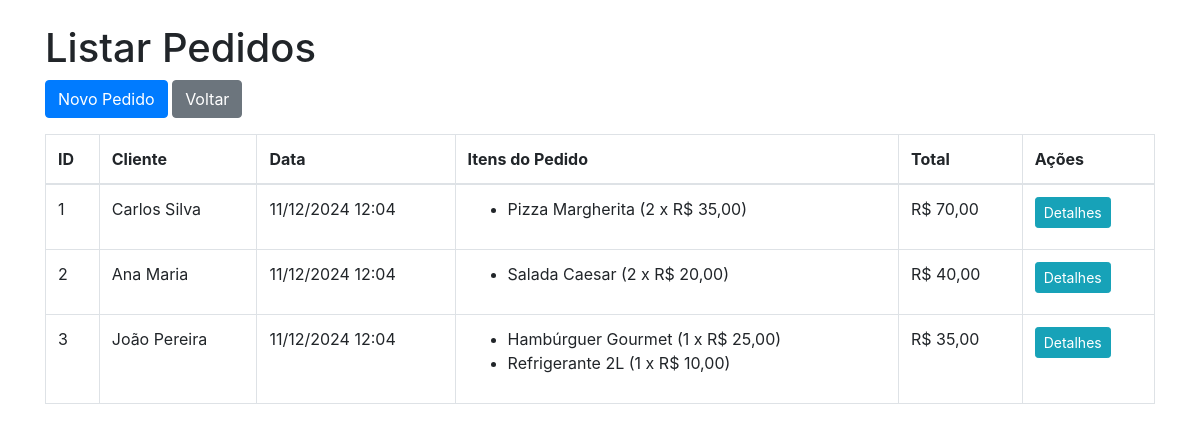
The page /pedidos/listar.php on the database its author committed.
### tables this page shows
CREATE TABLE `pedidos` (
  `id_pedido` int(11) NOT NULL,
  `id_cliente` int(11) NOT NULL,
  `data_pedido` timestamp NOT NULL DEFAULT current_timestamp(),
  `total` decimal(10,2) NOT NULL
);

CREATE TABLE `clientes` (
  `id_cliente` int(11) NOT NULL,
  `nome` varchar(100) NOT NULL,
  `email` varchar(100) NOT NULL,
  `telefone` varchar(15) NOT NULL,
  `cep` varchar(10) NOT NULL,
  `endereco` varchar(255) NOT NULL,
  `bairro` varchar(50) NOT NULL,
  `cidade` varchar(50) NOT NULL,
  `estado` varchar(2) NOT NULL,
  `data_cadastro` timestamp NOT NULL DEFAULT current_timestamp()
);

CREATE TABLE `itens_pedido` (
  `id_item` int(11) NOT NULL,
  `id_pedido` int(11) NOT NULL,
  `id_produto` int(11) NOT NULL,
  `quantidade` int(11) NOT NULL,
  `preco_unitario` decimal(10,2) NOT NULL
);

CREATE TABLE `produtos` (
  `id_produto` int(11) NOT NULL,
  `nome_produto` varchar(100) NOT NULL,
  `descricao` text DEFAULT NULL,
  `preco` decimal(10,2) NOT NULL,
  `estoque` int(11) NOT NULL,
  `data_cadastro` timestamp NOT NULL DEFAULT current_timestamp()
);

### pedidos/listar.php (the view, shortened to what this page needs)
<?php
require_once '../conexao.php';
$query = "
    SELECT
        pedidos.id_pedido,
        clientes.nome AS nome_cliente,
        pedidos.data_pedido,
        pedidos.total
    FROM pedidos
    JOIN clientes ON pedidos.id_cliente = clientes.id_cliente
    ORDER BY pedidos.data_pedido DESC
";
$stmt = $pdo->query($query);
$pedidos = $stmt->fetchAll(PDO::FETCH_ASSOC);
function getItensPedido($pdo, $id_pedido) {
    $stmt = $pdo->prepare("
        SELECT
            produtos.nome_produto,
            itens_pedido.quantidade,
            itens_pedido.preco_unitario
        FROM itens_pedido
        JOIN produtos ON itens_pedido.id_produto = produtos.id_produto
        WHERE itens_pedido.id_pedido = ?
    ");
    $stmt->execute([$id_pedido]);
    return $stmt->fetchAll(PDO::FETCH_ASSOC);
}
?>
<!DOCTYPE html>
<html lang="pt-BR">
<head>
    <link rel="stylesheet" href="https://stackpath.bootstrapcdn.com/bootstrap/4.5.2/css/bootstrap.min.css">
</head>
<body>
<div class="container mt-4">
    <h1>Listar Pedidos</h1>
    <a href="inserir.php" class="btn btn-primary mb-3">Novo Pedido</a>
    <a href="../index.php" class="btn btn-secondary mb-3">Voltar</a>
    <?php if (count($pedidos) > 0): ?>
        <table class="table table-bordered">
            <thead>
            <tr>
                <th>ID</th>
                <th>Cliente</th>
                <th>Data</th>
                <th>Itens do Pedido</th>
                <th>Total</th>
                <th>Ações</th>
            </tr>
            </thead>
            <tbody>
            <?php foreach ($pedidos as $pedido): ?>
                <tr>
                    <td><?= $pedido['id_pedido'] ?></td>
                    <td><?= htmlspecialchars($pedido['nome_cliente']) ?></td>
                    <td><?= date('d/m/Y H:i', strtotime($pedido['data_pedido'])) ?></td>
                    <td>
                        <ul>
                            <?php
                            $itens = getItensPedido($pdo, $pedido['id_pedido']);
                            foreach ($itens as $item): ?>
                                <li>
                                    <?= htmlspecialchars($item['nome_produto']) ?>
                                    (<?= $item['quantidade'] ?> x
                                    R$ <?= number_format($item['preco_unitario'], 2, ',', '.') ?>)
                                </li>
                            <?php endforeach; ?>
                        </ul>
                    </td>
                    <td>R$ <?= number_format($pedido['total'], 2, ',', '.') ?></td>
                    <td>
                        <a href="detalhes.php?id=<?= $pedido['id_pedido'] ?>" class="btn btn-info btn-sm">Detalhes</a>
                    </td>
                </tr>
            <?php endforeach; ?>
            </tbody>
        </table>
    <?php else: ?>
        <div class="alert alert-warning">Nenhum pedido encontrado.</div>
    <?php endif; ?>
</div>
</body>
</html>

### rows shown on the page
pedidos: id_pedido "1", id_cliente.nome "Carlos Silva", data_pedido "11/12/2024 12:04", total "70,00"
itens_pedido: id_produto.nome_produto "Pizza Margherita", quantidade "2", preco_unitario "35,00"
pedidos: id_pedido "2", id_cliente.nome "Ana Maria", data_pedido "11/12/2024 12:04", total "40,00"
itens_pedido: id_produto.nome_produto "Salada Caesar", quantidade "2", preco_unitario "20,00"
pedidos: id_pedido "3", id_cliente.nome "João Pereira", data_pedido "11/12/2024 12:04", total "35,00"
itens_pedido: id_produto.nome_produto "Hambúrguer Gourmet", quantidade "1", preco_unitario "25,00"
itens_pedido: id_produto.nome_produto "Refrigerante 2L", quantidade "1", preco_unitario "10,00"
